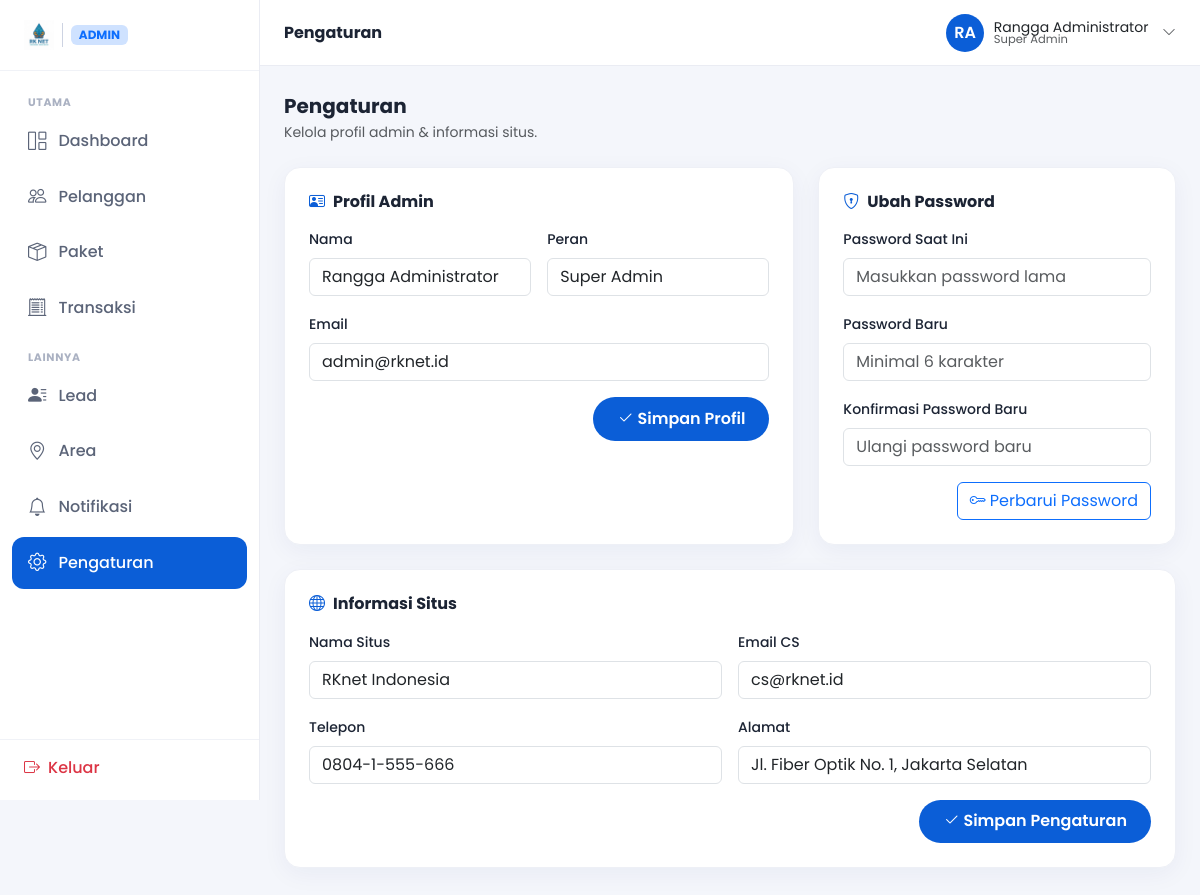
The app's page /admin/pengaturan.php (signed in) with its own data.
### tables this page shows
CREATE TABLE pengaturan (
    id          INT AUTO_INCREMENT PRIMARY KEY,
    nama_situs  VARCHAR(120) NOT NULL,
    email       VARCHAR(150) NOT NULL,
    telepon     VARCHAR(40)  NOT NULL,
    alamat      VARCHAR(255) NOT NULL
);

### auth.php (called while the page is built, shortened)
<?php
function idAdminSaatIni(): ?int
{
    return isset($_SESSION['admin_id']) ? (int) $_SESSION['admin_id'] : null;
}

### db.php (called while the page is built, shortened)
<?php
function db(): mysqli
{
    static $db = null;
    if ($db !== null) return $db;
    try {
        $db = new mysqli(DB_HOST, DB_USER, DB_PASS, DB_NAME, DB_PORT);
        $db->set_charset('utf8mb4');
    } catch (mysqli_sql_exception $e) {
        pesanErrorDb('Koneksi database gagal.',
            'Pastikan MySQL berjalan di port ' . DB_PORT . ' dan database <code>' . DB_NAME . '</code> sudah dibuat.');
    }
    return $db;
}
function stmtSiap(string $sql, array $params): mysqli_stmt
{
    $stmt = db()->prepare($sql);
    if ($params) {
        $tipe = '';
        foreach ($params as $p) {
            $tipe .= is_int($p) ? 'i' : (is_float($p) ? 'd' : 's');
        }
        $ref = [$tipe];
        foreach ($params as $i => $v) {
            $ref[] = &$params[$i];
        }
        call_user_func_array([$stmt, 'bind_param'], $ref);
    }
    $stmt->execute();
    return $stmt;
}
function kueriSatu(string $sql, array $params = []): ?array
{
    $baris = stmtSiap($sql, $params)->get_result()->fetch_assoc();
    return $baris ?: null;
}

### admin-config.php (called while the page is built, shortened)
<?php
require_once __DIR__ . '/db.php';
require_once __DIR__ . '/auth.php';
$admin = kueriSatu("SELECT nama, email, peran FROM admin WHERE id = ?", [idAdminSaatIni()]);
$pengaturan = kueriSatu(
    "SELECT nama_situs AS namaSitus, email, telepon, alamat FROM pengaturan LIMIT 1"
);

### admin/pengaturan.php (the view, shortened to what this page needs)
<?php
require __DIR__ . '/../admin-config.php';
$judulHalaman = 'Pengaturan';
?>
<!DOCTYPE html>
<html lang="id">
<?php include __DIR__ . '/partials/shell-head.php'; ?>
<?php include __DIR__ . '/partials/shell-open.php'; ?>
  <div class="mb-4">
    <h5 class="fw-700 mb-1">Pengaturan</h5>
    <p class="text-muted small mb-0">Kelola profil admin & informasi situs.</p>
  </div>
  <div class="row g-4">
    <div class="col-lg-7">
      <div class="kartu kartu-pad h-100">
        <h6 class="fw-700 mb-3"><i class="bi bi-person-vcard text-rk me-2"></i>Profil Admin</h6>
        <form action="aksi-pengaturan.php" method="post" class="row g-3">
          <div class="col-md-6">
            <label class="form-label fw-500 small">Nama</label>
            <input type="text" name="nama" class="form-control" value="<?= htmlspecialchars($admin['nama']) ?>">
          </div>
          <div class="col-md-6">
            <label class="form-label fw-500 small">Peran</label>
            <input type="text" class="form-control" value="<?= htmlspecialchars($admin['peran']) ?>" readonly>
          </div>
          <div class="col-12">
            <label class="form-label fw-500 small">Email</label>
            <input type="email" name="email" class="form-control" value="<?= htmlspecialchars($admin['email']) ?>">
          </div>
          <div class="col-12 d-flex justify-content-end">
            <button type="submit" class="btn btn-rk"><i class="bi bi-check2 me-1"></i>Simpan Profil</button>
          </div>
        </form>
      </div>
    </div>
    <div class="col-lg-5">
      <div class="kartu kartu-pad h-100">
        <h6 class="fw-700 mb-3"><i class="bi bi-shield-lock text-rk me-2"></i>Ubah Password</h6>
        <form action="aksi-pengaturan.php" method="post" class="row g-3">
          <div class="col-12">
            <label class="form-label fw-500 small">Password Saat Ini</label>
            <input type="password" name="lama" class="form-control" placeholder="Masukkan password lama" required>
          </div>
          <div class="col-12">
            <label class="form-label fw-500 small">Password Baru</label>
            <input type="password" name="baru" class="form-control" placeholder="Minimal 6 karakter" required>
          </div>
          <div class="col-12">
            <label class="form-label fw-500 small">Konfirmasi Password Baru</label>
            <input type="password" name="konfirmasi" class="form-control" placeholder="Ulangi password baru" required>
          </div>
          <div class="col-12 d-flex justify-content-end">
            <button type="submit" class="btn btn-outline-primary"><i class="bi bi-key me-1"></i>Perbarui Password</button>
          </div>
        </form>
      </div>
    </div>
    <div class="col-12">
      <div class="kartu kartu-pad">
        <h6 class="fw-700 mb-3"><i class="bi bi-globe text-rk me-2"></i>Informasi Situs</h6>
        <form action="aksi-pengaturan.php" method="post" class="row g-3">
          <div class="col-md-6">
            <label class="form-label fw-500 small">Nama Situs</label>
            <input type="text" name="nama_situs" class="form-control" value="<?= htmlspecialchars($pengaturan['namaSitus']) ?>">
          </div>
          <div class="col-md-6">
            <label class="form-label fw-500 small">Email CS</label>
            <input type="email" name="email" class="form-control" value="<?= htmlspecialchars($pengaturan['email']) ?>">
          </div>
          <div class="col-md-6">
            <label class="form-label fw-500 small">Telepon</label>
            <input type="text" name="telepon" class="form-control" value="<?= htmlspecialchars($pengaturan['telepon']) ?>">
          </div>
          <div class="col-md-6">
            <label class="form-label fw-500 small">Alamat</label>
            <input type="text" name="alamat" class="form-control" value="<?= htmlspecialchars($pengaturan['alamat']) ?>">
          </div>
          <div class="col-12 d-flex justify-content-end">
            <button type="submit" class="btn btn-rk"><i class="bi bi-check2 me-1"></i>Simpan Pengaturan</button>
          </div>
        </form>
      </div>
    </div>
  </div>
<?php include __DIR__ . '/partials/shell-close.php'; ?>

### admin/partials/topbar.php (shortened to what this page needs)
<?php
$inisial = '';
foreach (explode(' ', trim($admin['nama'])) as $kata) {
    if ($kata !== '') $inisial .= mb_substr($kata, 0, 1);
}
$inisial = mb_strtoupper(mb_substr($inisial, 0, 2));
?>
<header class="portal-topbar">
  <div class="kiri">
    <h6 class="mb-0 fw-700"><?= htmlspecialchars($judulHalaman ?? 'Admin') ?></h6>
  </div>
  <div class="kanan">
    <div class="dropdown">
      <button class="topbar-user btn p-0 border-0 bg-transparent" data-bs-toggle="dropdown" aria-expanded="false">
        <span class="ava"><?= htmlspecialchars($inisial) ?></span>
        <span class="d-none d-sm-flex flex-column text-start lh-1">
          <span class="fw-600 small"><?= htmlspecialchars($admin['nama']) ?></span>
          <span class="text-muted" style="font-size:.72rem"><?= htmlspecialchars($admin['peran']) ?></span>
        </span>
        <i class="bi bi-chevron-down small text-muted ms-1"></i>
      </button>
    </div>
  </div>
</header>

### assets/css/style.css (style rules this page uses)
:root { --rk-blue:#0B5ED7; --rk-blue-dark:#06256E; --rk-blue-soft:#E8F0FE; --rk-cyan:#36C5F0; }
* { scroll-behavior:smooth }
body { font-family:'Poppins',system-ui,sans-serif;color:#1c2434 }
.btn-rk { background:var(--rk-blue);color:#fff;border-radius:50rem;padding:.6rem 1.5rem;font-weight:600;border:0;transition:.2s }
.text-rk { color:var(--rk-blue) }
.fw-500 { font-weight:500 }
.fw-700 { font-weight:700 }

### assets/css/portal.css (style rules this page uses)
body.portal { background:#f4f6fb;font-family:'Poppins',system-ui,sans-serif;color:#1c2434 }
.portal-topbar { background:#fff;border-bottom:1px solid #eaecf3;padding:.85rem 1.5rem; display:flex;align-items:center;justify-content:space-between;position:sticky;top:0;z-index:1020 }
.portal-topbar .kiri { display:flex;align-items:center;gap:.75rem }
.portal-topbar .kanan { display:flex;align-items:center;gap:.5rem }
.topbar-user { display:flex;align-items:center;gap:.6rem;padding:.25rem .35rem .25rem .85rem }
.topbar-user .ava { width:38px;height:38px;border-radius:50%;background:var(--rk-blue);color:#fff;display:flex;align-items:center;justify-content:center;font-weight:600 }
.kartu { background:#fff;border:1px solid #eef0f6;border-radius:1rem;box-shadow:0 6px 24px rgba(6,37,110,.05) }
.kartu-pad { padding:1.5rem }

### records on screen
pengaturan: nama_situs "RKnet Indonesia", email "cs@rknet.id", telepon "0804-1-555-666", alamat "Jl. Fiber Optik No. 1, Jakarta Selatan"

### other values on screen
$grup "UTAMA"
$menu[0] "Dashboard"
$menu[0] "Pelanggan"
$menu[0] "Paket"
$menu[0] "Transaksi"
$grup "LAINNYA"
$menu[0] "Lead"
$menu[0] "Area"
$menu[0] "Notifikasi"
$menu[0] "Pengaturan"
$judulHalaman "Pengaturan"
$inisial "RA"
$admin['nama'] "Rangga Administrator"
$admin['peran'] "Super Admin"
